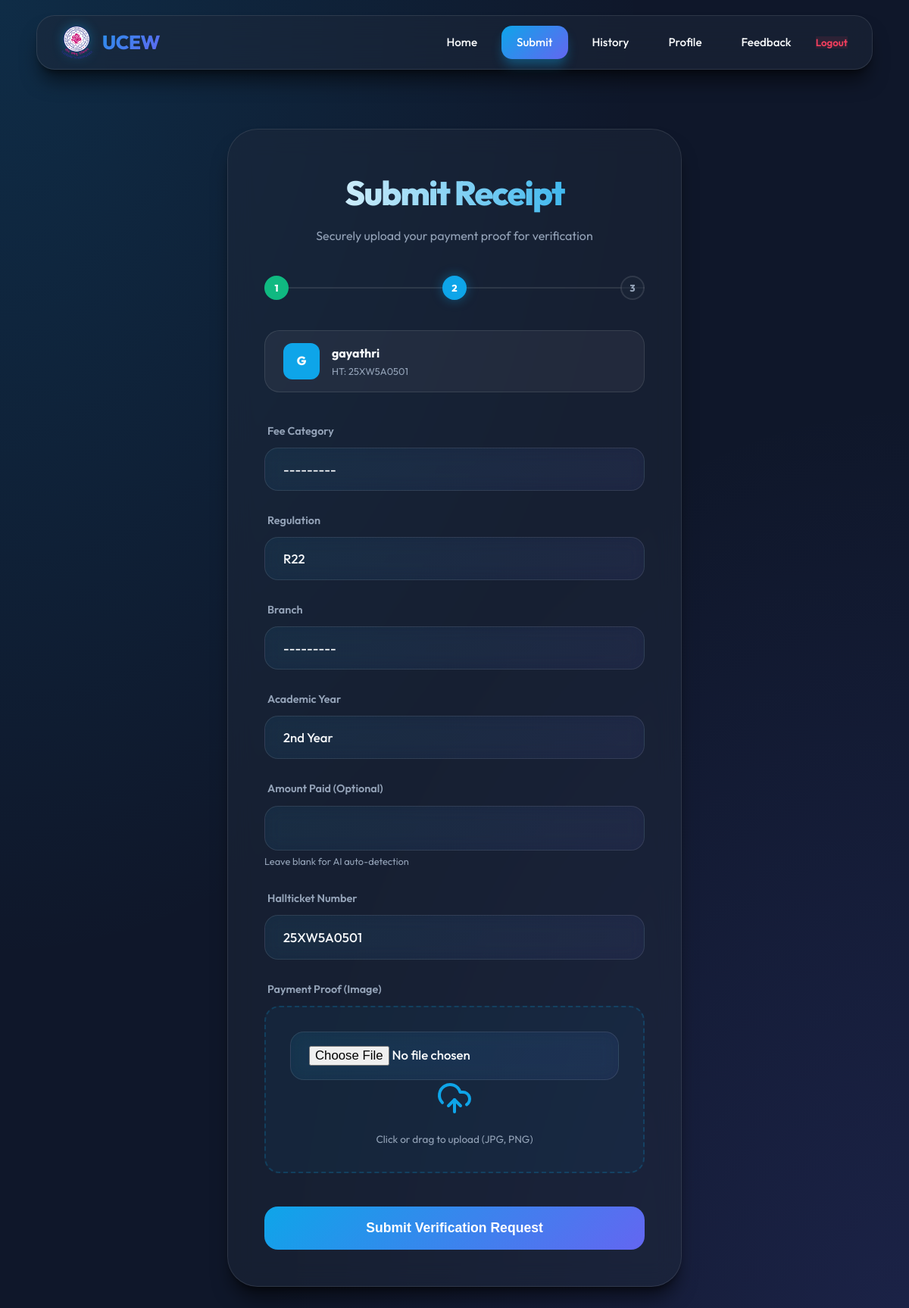
The page /submit/ (signed in) on the database as committed earlier.
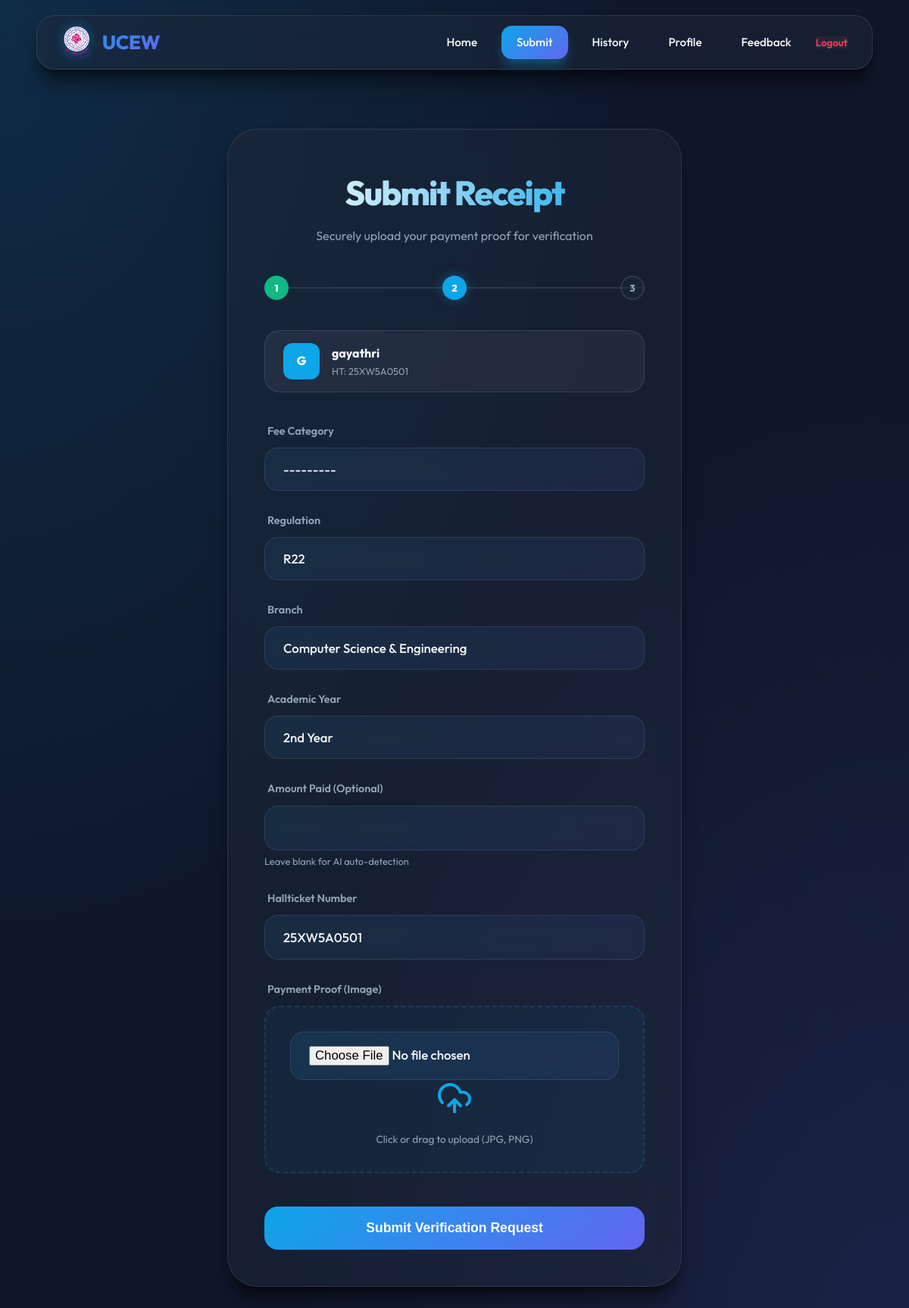
The same page on the database as committed later.
### fee/models_student_profile.py (models this page shows, shortened)
class StudentProfile(models.Model):
    REGULATIONS = [
        ('r18', 'R18'),
        ('r22', 'R22'),
        ('r25', 'R25'),
    ]
    ACADEMIC_YEARS = [
        ('1', '1st Year'),
        ('2', '2nd Year'),
        ('3', '3rd Year'),
        ('4', '4th Year'),
    ]
    BRANCH_CHOICES = [
        ('CSE', 'Computer Science & Engineering'),
        ('CSM', 'CSE (AI & ML)'),
        ('ECE', 'Electronics & Communication'),
        ('CIVIL', 'Civil Engineering'),
        ('MECH', 'Mechanical Engineering'),
    ]
    user = models.OneToOneField(User, on_delete=models.CASCADE)
    hallticket_number = models.CharField(max_length=32, unique=True)
    regulation = models.CharField(max_length=10, choices=REGULATIONS, null=True, blank=True)
    branch = models.CharField(max_length=10, choices=BRANCH_CHOICES, null=True, blank=True)
    academic_year = models.CharField(max_length=10, choices=ACADEMIC_YEARS, null=True, blank=True)

### fee/views.py (the view)
# urls.py: path('submit/', views.submit_receipt, name='submit_receipt'),
@login_required
def submit_receipt(request):
    student_profile = StudentProfile.objects.filter(user=request.user).first()
    hallticket_number = student_profile.hallticket_number if student_profile else None
    student_details = {
        'username': request.user.username,
        'email': request.user.email,
        'hallticket_number': hallticket_number,
        'regulation': student_profile.regulation if student_profile else None,
        'academic_year': student_profile.academic_year if student_profile else None,
    } if student_profile else None
    if request.method == 'POST':
        form = ReceiptUploadForm(request.POST, request.FILES)
        if form.is_valid():
            receipt = form.save(commit=False)
            receipt.student = request.user
            form_ht_no = form.cleaned_data.get('hallticket_number')
            form_reg = form.cleaned_data.get('regulation')
            form_year = form.cleaned_data.get('academic_year')
            form_branch = form.cleaned_data.get('branch')
            if form_ht_no:
                update_student_profile(request.user, ht_no=form_ht_no, regulation=form_reg, academic_year=form_year, branch=form_branch)
            receipt.hallticket_number = form_ht_no
            try:
                image_file = request.FILES.get('image')
                if not image_file:
                    messages.error(request, "No image uploaded. Please select a file and try again.")
                    return redirect('submit_receipt')
                with tempfile.NamedTemporaryFile(delete=False, suffix=os.path.splitext(image_file.name)[-1]) as temp_img:
                    for chunk in image_file.chunks():
                        temp_img.write(chunk)
                    temp_img_path = temp_img.name
                data = extract_detailed_data(temp_img_path)
                text = data['text']
                utr = data['utr']
                txn_time = data['txn_time']
                if receipt.fee_type == 'exam' and text:
                    normalized_text = text.replace(' ', '').replace('-', '').upper()
                    has_acc = '41276761385' in normalized_text
                    has_bank = data.get('bank_name') in ['State Bank of India', 'SBI'] or 'STATEBANK' in normalized_text or 'SBI' in normalized_text
                    if not has_acc or not has_bank:
                        messages.error(request, "Submission Rejected: Exam fee must be paid only to State Bank of India, Account No: 41276761385. The submitted receipt does not match these details.")
                        if os.path.exists(temp_img_path):
                            os.remove(temp_img_path)
                        return redirect('submit_receipt')
                receipt.extracted_text = text
                receipt.utr = utr
                receipt.bank_name = data['bank_name']
                receipt.receiver_name = data['receiver_name']
                receipt.bank_account_name = data['bank_account_name']
                receipt.transaction_id = data['transaction_id']
                ocr_amount = data.get('amount')
                manual_amount = form.cleaned_data.get('amount')
                ignore_mismatch = request.POST.get('ignore_mismatch') == 'true'
                if not manual_amount and ocr_amount:
                    receipt.amount = ocr_amount
                elif manual_amount:
                    receipt.amount = manual_amount
                if manual_amount and ocr_amount and manual_amount != ocr_amount and not ignore_mismatch:
                    messages.warning(request, f"Amount discrepancy: You entered ₹{manual_amount}, but the receipt appears to show ₹{ocr_amount}. Please verify and submit again if correct.")
                    if os.path.exists(temp_img_path):
                        os.remove(temp_img_path)
                    return render(request, 'fee/submit_receipt.html', {
                        'form': form,
                        'hallticket_number': hallticket_number,
                        'student_details': student_details,
                        'amount_mismatch': True,
                        'detected_amount': ocr_amount
                    })
                if not text:
                    messages.warning(request, "Could not extract any text from the uploaded image. Please try a clearer image. It has been submitted for manual review.")
                if not utr:
                    messages.warning(request, "No UTR/transaction reference was detected in your receipt. Please check your upload.")
                if txn_time is not None:
                    if timezone.is_naive(txn_time):
                        txn_time = timezone.make_aware(txn_time, timezone.get_current_timezone())
                    receipt.transaction_at = txn_time
                duplicate_receipt, duplicate_reason = check_for_duplicate(receipt)
                if duplicate_receipt:
                    receipt.is_duplicate = True
                    receipt.duplicate_of = duplicate_receipt
                    receipt.status = 'rejected'
                    receipt.rejection_reason = f"Duplicate detected: {duplicate_reason}"
                    receipt.processed_at = timezone.now()
                    messages.error(request, f"Duplicate detected: {duplicate_reason} Your submission has been automatically rejected. If you believe this is an error, please contact support.")
                    send_mail(
                        'Duplicate Receipt Rejected',
                        f'Dear {request.user.username},\n\nYour receipt submission was rejected because a duplicate was detected: {duplicate_reason}',
                        'admin@feemanagement.com',
                        [request.user.email],
                        fail_silently=True,
                    )
                else:
                    if text and utr:
                        receipt.status = 'approved'
                        receipt.processed_at = timezone.now()
                        messages.success(request, f"Receipt submitted and automatically approved! Your transaction reference: {utr}")
                        send_mail(
                            'Receipt Submission Approved',
                            f'Dear {request.user.username},\n\n'
                            f'We have received and automatically approved your receipt for {receipt.get_fee_type_display()}.\n'
                            f'Transaction Reference: {receipt.utr}\n'
                            f'Amount: {receipt.amount if receipt.amount else "N/A"}\n'
                            f'Status: Approved\n\n'
                            f'Thank you,\nFee Management Team',
                            'admin@feemanagement.com',
                            [request.user.email],
                            fail_silently=True,
                        )
                    else:
                        messages.success(request, f"Receipt submitted successfully! Your transaction reference: {utr if utr else 'N/A'}")
                        send_mail(
                            'Receipt Submission Confirmed',
                            f'Dear {request.user.username},\n\n'
                            f'We have received your receipt for {receipt.get_fee_type_display()}.\n'
                            f'Transaction Reference: {receipt.utr if receipt.utr else "N/A"}\n'
                            f'Amount: {receipt.amount if receipt.amount else "N/A"}\n'
                            f'Status: Pending Review\n\n'
                            f'Thank you,\nFee Management Team',
                            'admin@feemanagement.com',
                            [request.user.email],
                            fail_silently=True,
                        )
                with open(temp_img_path, 'rb') as f:
                    receipt.image.save(image_file.name, File(f), save=False)
                if os.path.exists(temp_img_path):
                    os.remove(temp_img_path)
                receipt.save()
            except Exception as e:
                messages.error(request, f"An unexpected error occurred while processing your receipt: {str(e)}. Please try again or contact support.")
                return redirect('submit_receipt')
            return redirect('submit_receipt')
        else:
            messages.error(request, "There was a problem with your submission. Please check the form for errors and try again.")
    else:
        initial_data = {'hallticket_number': hallticket_number}
        if student_profile:
            initial_data['regulation'] = student_profile.regulation
            initial_data['academic_year'] = student_profile.academic_year
            initial_data['branch'] = student_profile.branch
        form = ReceiptUploadForm(initial=initial_data)
    return render(request, 'fee/submit_receipt.html', {'form': form, 'hallticket_number': hallticket_number, 'student_details': student_details})

### fee/templates/fee/submit_receipt.html (shortened to what this page needs)
{% extends 'base.html' %}
{% block content %}
<div class="submit-wrapper glass">
    <div class="submit-header">
        <h1>Submit Receipt</h1>
        <p style="color: var(--text-muted);">Securely upload your payment proof for verification</p>
    </div>
    <div class="stepper">
        <div class="step active" id="step-1">1</div>
        <div class="step" id="step-2">2</div>
        <div class="step" id="step-3">3</div>
    </div>
    {% if student_details %}
    <div class="student-badge">
        <div style="width: 48px; height: 48px; background: var(--primary); border-radius: 12px; display: flex; align-items: center; justify-content: center; font-weight: 800;">
            {{ student_details.username|slice:":1"|upper }}
        </div>
        <div>
            <div style="font-weight: 700;">{{ student_details.username }}</div>
            <div style="font-size: 0.8rem; color: var(--text-muted);">HT: {{ student_details.hallticket_number }}</div>
        </div>
    </div>
    {% endif %}
    <form method="post" enctype="multipart/form-data" id="receipt-upload-form">
        <div class="form-group">
            <label>Fee Category</label>
            {{ form.fee_type }}
        </div>
        <div class="form-group">
            <label>Regulation</label>
            {{ form.regulation }}
        </div>
        <div class="form-group">
            <label>Branch</label>
            {{ form.branch }}
        </div>
        <div class="form-group">
            <label>Academic Year</label>
            {{ form.academic_year }}
        </div>
        <div class="form-group">
            <label>Amount Paid (Optional)</label>
            {{ form.amount }}
            <small style="color: var(--text-muted); font-size: 0.8rem; display: block; margin-top: 4px;">Leave blank for AI auto-detection</small>
        </div>
        <div class="form-group">
            <label>Hallticket Number</label>
            {{ form.hallticket_number }}
        </div>
        <div class="form-group">
            <label>Payment Proof (Image)</label>
            <div class="file-upload-box" onclick="document.getElementById('id_image').click();">
                {{ form.image }}
                <div id="upload-placeholder">
                    <i data-lucide="upload-cloud" style="width: 48px; height: 48px; color: var(--primary); margin-bottom: 12px;"></i>
                    <div style="font-size: 0.85rem; color: var(--text-muted);">Click or drag to upload (JPG, PNG)</div>
                </div>
            </div>
        </div>
        <button type="submit" class="submit-btn-premium" id="submit-btn">Submit Verification Request</button>
    </form>
</div>
{% endblock %}

Rows that differ between the two databases and show on the page:
changed StudentProfile "25XW5A0501": branch "---------" → "Computer Science & Engineering"
